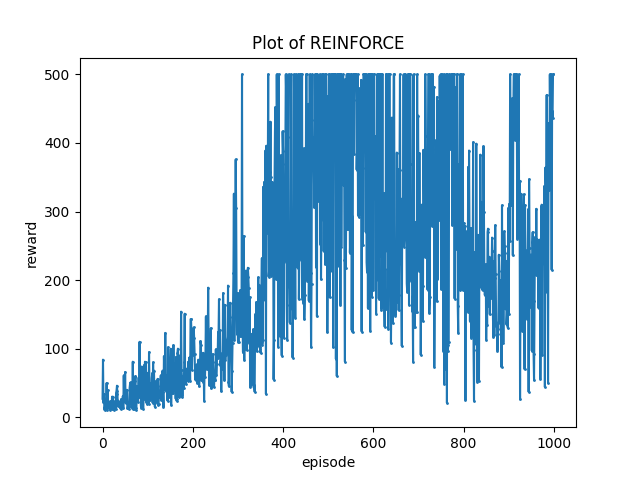

The script that saved this image:
import gymnasium as gym
import torch
import torch.nn as nn
import torch.nn.functional as F
import numpy as np
import matplotlib.pyplot as plt
from tqdm import tqdm
from toyrl.rl_utils import *

class PolicyNet(torch.nn.Module):
    def __init__(self, state_dim, hidden_dim, action_dim):
        super(PolicyNet, self).__init__()
        self.fc1 = torch.nn.Linear(state_dim, hidden_dim)
        self.fc2 = torch.nn.Linear(hidden_dim, action_dim)

    def forward(self, x):
        x = F.relu(self.fc1(x))
        return F.softmax(self.fc2(x), dim=1)
    
class REINFORCE(nn.Module):
    def __init__(self, state_dim, hidden_dim, action_dim, learning_rate, gamma,
                 device):
        self.policy_net = PolicyNet(state_dim, hidden_dim,
                                    action_dim).to(device)
        self.optimizer = torch.optim.Adam(self.policy_net.parameters(),
                                          lr=learning_rate)  # 使用Adam优化器
        self.gamma = gamma  # 折扣因子
        self.device = device

    def take_action(self, state):  # 根据动作概率分布随机采样
        state = torch.tensor([state], dtype=torch.float).to(self.device)
        probs = self.policy_net(state)
        action_dist = torch.distributions.Categorical(probs)
        action = action_dist.sample()
        return action.item()
    def update(self, transition_dict):
        reward_list = transition_dict['rewards']
        state_list = transition_dict['states']
        action_list = transition_dict['actions']

        G = 0
        self.optimizer.zero_grad()
        for i in reversed(range(len(reward_list))):  # 从最后一步算起
            reward = reward_list[i]
            state = torch.tensor([state_list[i]],
                                 dtype=torch.float).to(self.device)
            action = torch.tensor([action_list[i]]).view(-1, 1).to(self.device)
            log_prob = torch.log(self.policy_net(state).gather(1, action))
            G = self.gamma * G + reward
            loss = -log_prob * G  # 每一步的损失函数
            loss.backward()  # 反向传播计算梯度
        self.optimizer.step()  # 梯度下降

class REINFORCE_test(nn.Module):
    def __init__(self, state_dim, hidden_dim, action_dim, device, ckpt_path):
        self.policy_net = PolicyNet(state_dim, hidden_dim,
                                    action_dim).to(device)
        self.policy_net.load_state_dict(torch.load(ckpt_path))
        self.device = device

    def take_action(self, state, take_max=True):  # 根据动作概率分布随机采样
        state = torch.tensor([state], dtype=torch.float).to(self.device)
        probs = self.policy_net(state)
        if take_max:
            action = probs.argmax()
        else:
            action_dist = torch.distributions.Categorical(probs)
            action = action_dist.sample()
        return action.item()

def train_REINFORCE(save_image=True, save_ckpt=True):
    learning_rate = 1e-3
    num_episodes = 1000
    hidden_dim = 128
    gamma = 0.98
    device = torch.device("cuda") if torch.cuda.is_available() else torch.device(
        "cpu")

    env_name = "CartPole-v1"
    env = gym.make(env_name)
    env.reset()
    torch.manual_seed(0)
    state_dim = env.observation_space.shape[0]
    action_dim = env.action_space.n
    agent = REINFORCE(state_dim, hidden_dim, action_dim, learning_rate, gamma, device)

    return_list = []
    for i in range(10):
        with tqdm(total=int(num_episodes / 10), desc='Iteration %d' % i) as pbar:
            for i_episode in range(int(num_episodes / 10)):
                episode_return = 0
                transition_dict = {
                    'states': [],
                    'actions': [],
                    'next_states': [],
                    'rewards': [],
                    'dones': []
                }
                state, info = env.reset()
                done = False
                while not done:
                    action = agent.take_action(state)
                    # next_state, reward, _, _, _ = env.step(action)
                    next_state, reward, terminated, truncated, info = env.step(action)
                    done = terminated or truncated
                    transition_dict['states'].append(state)
                    transition_dict['actions'].append(action)
                    transition_dict['next_states'].append(next_state)
                    transition_dict['rewards'].append(reward)
                    transition_dict['dones'].append(done)
                    state = next_state
                    episode_return += reward
                return_list.append(episode_return)
                agent.update(transition_dict)
                if (i_episode + 1) % 10 == 0:
                    pbar.set_postfix({
                        'episode':
                        '%d' % (num_episodes / 10 * i + i_episode + 1),
                        'return':
                        '%.3f' % np.mean(return_list[-10:])
                    })
                pbar.update(1)
    
    if save_image:
        episode_idx = [i for i in range(len(return_list))]
        episode_reward = return_list
        
        # 使用plot函数绘制点对
        plt.plot(episode_idx, episode_reward, '-o', markersize=1)  # 'o'表示以点的形式绘制

        # 可以添加标题和标签
        plt.title(f'Plot of REINFORCE')
        plt.xlabel('episode')
        plt.ylabel('reward')

        # 保存图像
        plt.savefig(f'REINFORCE.png')  # 保存为PNG格式的文件
    
    if save_ckpt:
        torch.save(agent.policy_net.state_dict(), 'REINFORCE_ckpt.pth')
    return return_list

def test_REINFORCE(ckpt_path="REINFORCE_ckpt.pth"):
    hidden_dim = 128
    device = torch.device("cuda") 

    env_name = 'CartPole-v1'
    env = gym.make(env_name, render_mode="human")
    random.seed(0)
    np.random.seed(0)
    env.reset(seed=0)
    torch.manual_seed(0)

    state_dim = env.observation_space.shape[0]
    action_dim = env.action_space.n
    agent = REINFORCE_test(state_dim, hidden_dim, action_dim, device, ckpt_path)
    
    for episode in range(10):
        state, info = env.reset()
        done = False
        episode_reward = 0
        while not done:
            action = agent.take_action(state)
            next_state, reward, terminated, truncated, info = env.step(action)
            episode_reward += reward
            state = next_state
            done = terminated or truncated
        print(f"Episode {episode} Reward: {episode_reward}")
        
if __name__ == '__main__':
    # train_REINFORCE()
    test_REINFORCE()